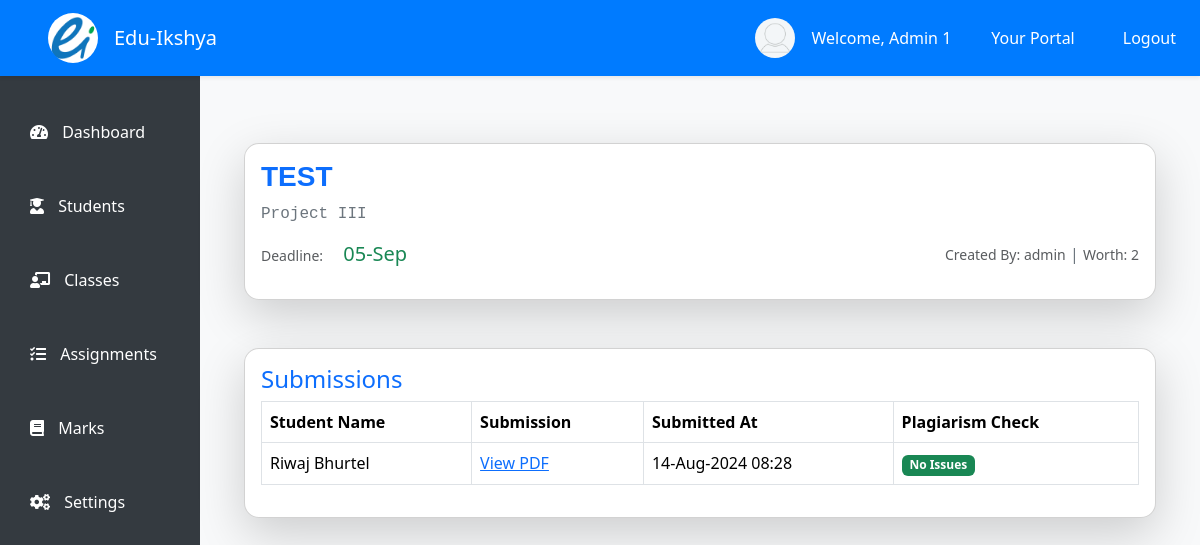
/staff/assignments/15/submissions/ (signed in), run on the app's committed database.
### student/models.py (models this page shows, shortened)
class User(AbstractUser):
    user_id = models.CharField(max_length=15, unique=True, editable=False)
    address = models.CharField(max_length=150, null=True, blank=False)
    contact_number = models.CharField(max_length=20, blank=True, null=True)
    date_of_birth = models.DateField(null=True, blank=True)
    gender = models.CharField(max_length=1, choices=[('M', 'Male'), ('F', 'Female'), ('O', 'Other')])
    is_staff = models.BooleanField(default=False)
    is_student = models.BooleanField(default=False)
    def __str__(self):
        return self.username

class Assignment(models.Model):
    ACCEPTED_FILE_TYPES = [
        ('text', 'Text File'),
        ('pdf', 'PDF File'),
    ]
    title = models.CharField(max_length=255)
    description = models.TextField(null=True, blank=True)
    deadline = models.DateTimeField()
    worth = models.IntegerField()
    research_links = models.JSONField(blank=True, null=True)  # This field can store a list of URLs
    accepted_file_type = models.CharField(max_length=10, choices=ACCEPTED_FILE_TYPES)
    assigned_class = models.ForeignKey(ProgramCourse, on_delete=models.CASCADE, related_name='assignments')
    created_by = models.ForeignKey(User, null=True, on_delete=models.CASCADE)

class ProgramCourse(models.Model):
    program = models.ForeignKey(Program, on_delete=models.CASCADE)
    course = models.ForeignKey(Course, on_delete=models.CASCADE)
    semester = models.ForeignKey(Semester, on_delete=models.CASCADE)
    teacher = models.ForeignKey(User, on_delete=models.RESTRICT)

class Course(models.Model):
    course_id = models.CharField(max_length=15, unique=True)
    course_name = models.CharField(max_length=150)
    def __str__(self):
        return self.course_name

class Submission(models.Model):
    assignment = models.ForeignKey(Assignment, on_delete=models.CASCADE, related_name='submissions')
    student = models.ForeignKey(User, on_delete=models.CASCADE, related_name='submissions')
    file = models.FileField(upload_to='files/submissions/')
    text = models.TextField(null=True, blank=True)
    submitted_at = models.DateTimeField(auto_now_add=True)
    is_checked = models.BooleanField(default=False)  # To mark if the submission has been checked for plagiarism

### student/views.py (the view)
# urls.py: path('staff/assignments/<pk>/submissions/', views.submission_view, name='submission_view'),
@login_required
def submission_view(request, pk):
    user = request.user
    if user.is_staff:
        assignment = get_object_or_404(Assignment, pk=pk)
        submissions = Submission.objects.filter(assignment=assignment)
        return render(request, 'staff/submission_view.html', {
            'assignment': assignment,
            'submissions': submissions
        })
    else:
        return HttpResponse("You are not authorized!")

### templates/staff/submission_view.html (shortened to what this page needs)
<!DOCTYPE html>
{% extends 'staff/index.html' %}
{% load static %}
{% block submission_view %}
<div class="container mt-5">
    <div class="row">
        <div class="col-md-12">
            <div class="card shadow-lg" style="border-radius: 15px;">
                <div class="card-body">
                    <h3 class="card-title text-uppercase text-primary fw-bold" style="font-family: 'Arial', sans-serif;">
                        {{ assignment.title }}
                    </h3>
                    <p class="card-text text-secondary text-xs fw-light" style="font-family: 'Courier New', monospace;">
                        {{ assignment.assigned_class.course }}
                    </p>
                    <div class="row my-3">
                        <div class="col-sm-6">
                            <p class="card-text">
                                <span class="small text-muted">Deadline:</span>
                                <span class="h5 mx-3 text-success">
                                    {{ assignment.deadline|date:"d-M" }}
                                </span>
                            </p>
                        </div>
                        <div class="col-sm-6 text-end">
                            <p class="card-text text-secondary">
                                <span class="small text-muted">Created By: {{ assignment.created_by }}</span> |
                                <span class="small text-muted">Worth: {% if assignment.worth %} {{assignment.worth}} {% else %} 0 {% endif %}</span>
                            </p>
                        </div>
                    </div>
                </div>
            </div>
        </div>
    </div>
    <div class="row mt-5">
        <div class="col-md-12">
            <div class="card shadow-lg" style="border-radius: 15px;">
                <div class="card-body">
                    <h4 class="card-title text-primary">Submissions</h4>
                    {% if submissions %}
                    <table class="table table-bordered">
                        <thead>
                            <tr>
                                <th scope="col">Student Name</th>
                                <th scope="col">Submission</th>
                                <th scope="col">Submitted At</th>
                                <th scope="col">Plagiarism Check</th>
                            </tr>
                        </thead>
                        <tbody>
                            {% for submission in submissions %}
                            <tr>
                                <td>{{ submission.student.first_name }} {{ submission.student.last_name }}</td>
                                <td>
                                    {% if assignment.accepted_file_type == 'pdf' %}
                                        <a href="{{ submission.file.url }}" target="_blank">View PDF</a>
                                    {% elif assignment.accepted_file_type == 'text' %}
                                        <a href="{{ submission.text.url }}" target="_blank">View Text</a>
                                    {% endif %}
                                </td>
                                <td>{{ submission.submitted_at|date:"d-M-Y H:i" }}</td>
                                <td>
                                    {% if submission.is_checked %}
                                        <span class="badge bg-danger">Flagged for Plagiarism</span>
                                    {% else %}
                                        <span class="badge bg-success">No Issues</span>
                                    {% endif %}
                                </td>
                            </tr>
                            {% endfor %}
                        </tbody>
                    </table>
                    {% else %}
                    <p>No submissions yet.</p>
                    {% endif %}
                </div>
            </div>
        </div>
    </div>
</div>
{% endblock %}

### templates/staff/index.html (shortened to what this page needs)
<!DOCTYPE html>
{% load static %}
<html lang="en">
<head>
    <link href="https://cdn.jsdelivr.net/npm/bootstrap@5.3.3/dist/css/bootstrap.min.css" rel="stylesheet">
    <link rel="stylesheet" href="https://cdnjs.cloudflare.com/ajax/libs/font-awesome/5.15.4/css/all.min.css">
</head>
<body>
    <nav class="navbar navbar-expand-lg top-navbar shadow-sm">
        <a class="navbar-brand d-flex mx-5 align-items-center" href="{% url 'students:staff_dashboard' pk=user.pk %}">
            <img class="rounded-circle" src="{% static 'images/logo/eduikshya-logo.png' %}" alt="Edu-Ikshya Logo"
                width="50" height="50">
            <span class="ms-3 text-white">Edu-Ikshya</span>
        </a>
        <div class="collapse navbar-collapse justify-content-end" id="navbarNav">
            {% if user.is_authenticated %}
            <ul class="navbar-nav ms-auto d-none d-lg-flex align-items-center">
                <li class="nav-item mx-3">
                    <div class="d-flex align-items-center">
                        <div class="profile-pic">
                            <img src="{% static 'images/profile/images.png' %}">
                        </div>
                        <p class="text-white mb-0">Welcome, {{ user.first_name }}</p>
                    </div>
                </li>
                {% if user.is_superuser %}
                <li class="nav-item mx-3">
                    <a class="nav-link text-white" href="{% url 'admin:index' %}">Your Portal</a>
                </li>
                {% endif %}
                <li class="nav-item mx-3">
                    <a class="nav-link text-white" href="{% url 'students:logout' %}">Logout</a>
                </li>
            </ul>
            {% endif %}
        </div>
    </nav>
    <div class="side-navbar d-none d-lg-flex">
        <nav class="nav flex-column w-100">
            <a class="nav-link {% if request.resolver_match.url_name == 'staff_dashboard' %}active{% endif %}"
                href="{% url 'students:staff_dashboard' pk=user.pk %}">
                <i class="fas fa-tachometer-alt"></i> <span>Dashboard</span>
            </a>
            <a class="nav-link {% if request.resolver_match.url_name == 'student_lists' %}active{% endif %}"
                href="{% url 'students:student_lists' pk=user.pk %}">
                <i class="fas fa-user-graduate"></i> <span>Students</span>
            </a>
            <a class="nav-link {% if request.resolver_match.url_name == 'classes_view' %}active{% endif %}"
                href="{% url 'students:classes_view' pk=user.pk %}">
                <i class="fas fa-chalkboard-teacher"></i> <span>Classes</span>
            </a>
            <a class="nav-link {% if request.resolver_match.url_name == 'assignments' %}active{% endif %}"
                href="{% url 'students:assignments' pk=user.pk %}">
                <i class="fas fa-tasks"></i> <span>Assignments</span>
            </a>
            <a class="nav-link {% if request.resolver_match.url_name == 'marks_dashboard' %}active{% endif %}"
                href="{% url 'students:marks_dashboard' pk=user.pk %}">
                <i class="fas fa-book"></i> <span>Marks</span>
            </a>
            <div class="mt-auto">
                <a class="nav-link" href="#">
                    <i class="fas fa-cogs"></i> <span>Settings</span>
                </a>
            </div>
        </nav>
    </div>
    <div class="content">
        <div class="container">
            {% block submission_view %}
            {% endblock %}
        </div>
    </div>
</body>
</html>

### templates/staff/index.html (style rules this page uses)
body { display: flex; }
.top-navbar { position: fixed; top: 0; width: 100%; z-index: 1030; background-color: #007bff; }
.side-navbar { position: fixed; top: 75px; bottom: 0; width: 200px; padding-top: 20px; background-color: #343a40; display: flex; flex-direction: column; }
.side-navbar .nav-link { padding: 25px 30px; }
.content { margin-top: 75px; margin-left: 200px; padding: 20px; width: calc(100% - 200px); background-color: #f8f9fa; }
.profile-pic { width: 40px; height: 40px; border-radius: 50%; overflow: hidden; margin-right: 1rem; }
.profile-pic img { width: 100%; height: auto; }
.nav-link { color: white; }
.side-navbar .nav-link span { margin-left: 10px; }
.content { background-color: #f8f9fa; min-height: 100vh; }

### data on the page
User: first_name "Admin 1"
Assignment: title "TEST", assigned_class.course "Project III", deadline "05-Sep", created_by "admin", worth "2"
Submission: student.first_name "Riwaj", student.last_name "Bhurtel", submitted_at "14-Aug-2024 08:28", is_checked "No Issues"
